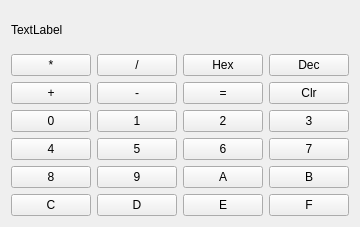
<?xml version="1.0" encoding="UTF-8"?>
<ui version="4.0">
 <class>Form</class>
 <widget class="QWidget" name="Form">
  <property name="geometry">
   <rect>
    <x>0</x>
    <y>0</y>
    <width>336</width>
    <height>227</height>
   </rect>
  </property>
  <property name="windowTitle">
   <string>Form</string>
  </property>
  <layout class="QGridLayout" name="gridLayout">
   <item row="2" column="0">
    <widget class="QPushButton" name="plus">
     <property name="text">
      <string>+</string>
     </property>
    </widget>
   </item>
   <item row="0" column="0" colspan="4">
    <widget class="QLabel" name="ekran">
     <property name="text">
      <string>TextLabel</string>
     </property>
    </widget>
   </item>
   <item row="2" column="1">
    <widget class="QPushButton" name="sub">
     <property name="text">
      <string>-</string>
     </property>
    </widget>
   </item>
   <item row="4" column="0">
    <widget class="QPushButton" name="_0">
     <property name="text">
      <string>0</string>
     </property>
    </widget>
   </item>
   <item row="4" column="2">
    <widget class="QPushButton" name="_2">
     <property name="text">
      <string>2</string>
     </property>
    </widget>
   </item>
   <item row="5" column="1">
    <widget class="QPushButton" name="_5">
     <property name="text">
      <string>5</string>
     </property>
    </widget>
   </item>
   <item row="2" column="3">
    <widget class="QPushButton" name="clr">
     <property name="text">
      <string>Clr</string>
     </property>
    </widget>
   </item>
   <item row="5" column="3">
    <widget class="QPushButton" name="_7">
     <property name="text">
      <string>7</string>
     </property>
    </widget>
   </item>
   <item row="6" column="0">
    <widget class="QPushButton" name="_8">
     <property name="text">
      <string>8</string>
     </property>
    </widget>
   </item>
   <item row="4" column="3">
    <widget class="QPushButton" name="_3">
     <property name="text">
      <string>3</string>
     </property>
    </widget>
   </item>
   <item row="5" column="0">
    <widget class="QPushButton" name="_4">
     <property name="text">
      <string>4</string>
     </property>
    </widget>
   </item>
   <item row="4" column="1">
    <widget class="QPushButton" name="_1">
     <property name="text">
      <string>1</string>
     </property>
    </widget>
   </item>
   <item row="2" column="2">
    <widget class="QPushButton" name="eq">
     <property name="text">
      <string>=</string>
     </property>
    </widget>
   </item>
   <item row="5" column="2">
    <widget class="QPushButton" name="_6">
     <property name="text">
      <string>6</string>
     </property>
    </widget>
   </item>
   <item row="6" column="1">
    <widget class="QPushButton" name="_9">
     <property name="text">
      <string>9</string>
     </property>
    </widget>
   </item>
   <item row="6" column="2">
    <widget class="QPushButton" name="_a">
     <property name="text">
      <string>A</string>
     </property>
    </widget>
   </item>
   <item row="7" column="0">
    <widget class="QPushButton" name="_c">
     <property name="text">
      <string>C</string>
     </property>
    </widget>
   </item>
   <item row="7" column="2">
    <widget class="QPushButton" name="_e">
     <property name="text">
      <string>E</string>
     </property>
    </widget>
   </item>
   <item row="7" column="3">
    <widget class="QPushButton" name="_f">
     <property name="text">
      <string>F</string>
     </property>
    </widget>
   </item>
   <item row="6" column="3">
    <widget class="QPushButton" name="_b">
     <property name="text">
      <string>B</string>
     </property>
    </widget>
   </item>
   <item row="7" column="1">
    <widget class="QPushButton" name="_d">
     <property name="text">
      <string>D</string>
     </property>
    </widget>
   </item>
   <item row="1" column="0">
    <widget class="QPushButton" name="mult">
     <property name="text">
      <string>*</string>
     </property>
    </widget>
   </item>
   <item row="1" column="1">
    <widget class="QPushButton" name="div">
     <property name="text">
      <string>/</string>
     </property>
    </widget>
   </item>
   <item row="1" column="2">
    <widget class="QPushButton" name="hex">
     <property name="text">
      <string>Hex</string>
     </property>
    </widget>
   </item>
   <item row="1" column="3">
    <widget class="QPushButton" name="dec">
     <property name="text">
      <string>Dec</string>
     </property>
    </widget>
   </item>
  </layout>
 </widget>
 <resources/>
 <connections/>
</ui>
